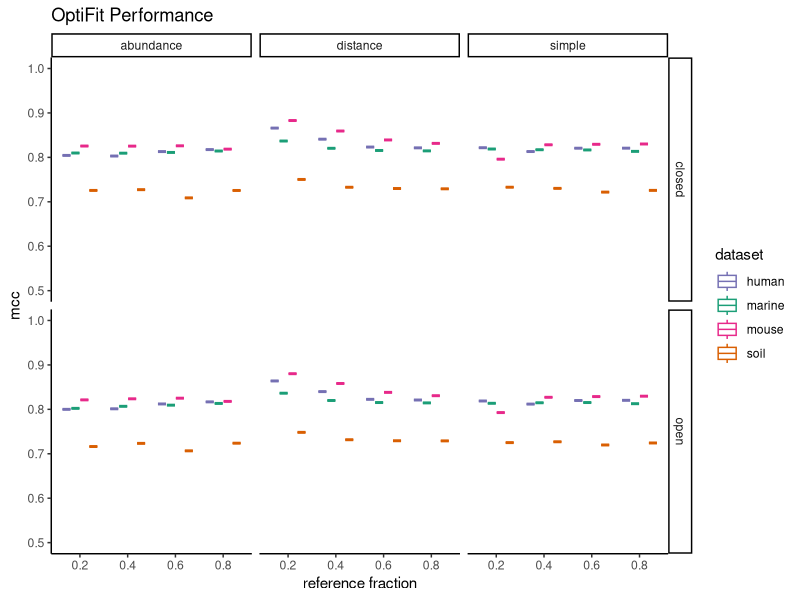
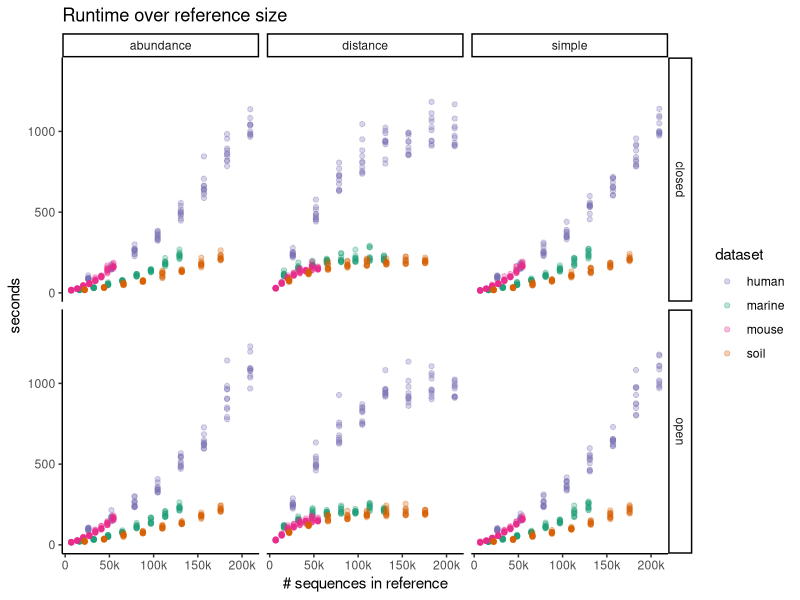
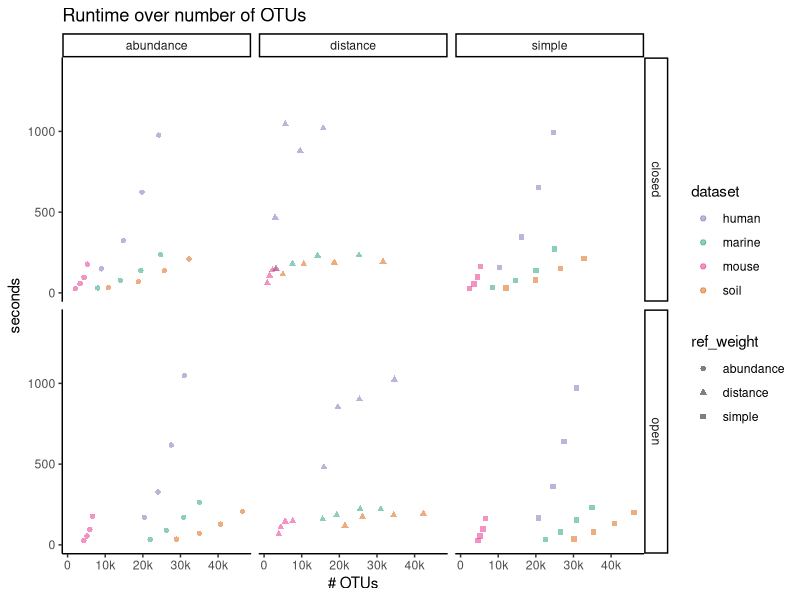
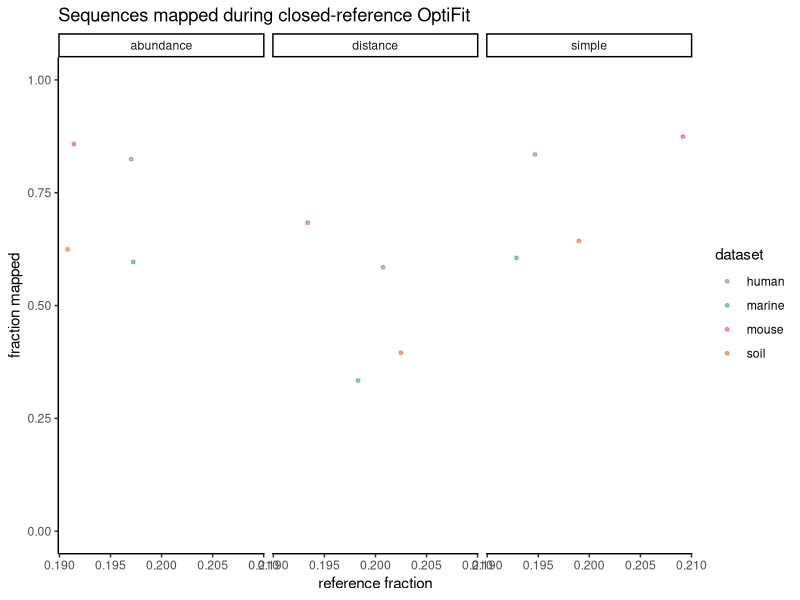

R code for these plots, in order:
## ---- chunk 1
knitr::opts_chunk$set(echo = TRUE,
                      message = FALSE,
                      fig.path = "figures/"
                      )
## ---- chunk 2
library(cowplot)
library(ggtext)
library(here)
library(knitr)
library(tidyverse)
theme_set(theme_classic())
color_palette <- RColorBrewer::brewer.pal(4, "Dark2")
dataset_colors <- c(
  human = color_palette[[3]],
  marine = color_palette[[1]],
  mouse = color_palette[[4]],
  soil = color_palette[[2]]
)
## ---- chunk 3
sensspec_fit <-
  read_tsv(here('subworkflows/3_fit_sample_subset/results/sensspec.tsv'))
## ---- chunk 4
sensspec_fit %>%
  ggplot(aes(x = as.factor(ref_frac), y = mcc, color = dataset)) +
  geom_boxplot() +
  scale_color_manual(values = dataset_colors) +
  ylim(0.5, 1) +
  facet_grid(method ~ ref_weight) +
  labs(title='OptiFit Performance',
       x='reference fraction')
## ---- chunk 5
runtime <- full_join(
  read_tsv(here('subworkflows/3_fit_sample_subset/results/benchmarks.tsv')),
  read_tsv(here('subworkflows/3_fit_sample_subset/results/input_sizes.tsv'))
  ) %>% 
  full_join(read_tsv(here('subworkflows/3_fit_sample_subset/results/gap_counts.tsv'))) %>% 
  mutate(num_total_seqs = num_ref_seqs + num_sample_seqs,
         gaps_frac = n_gaps / total_chars)
runtime %>% ggplot(aes(x=num_ref_seqs, y=s, color=dataset)) +
  geom_point(alpha = 0.3) +
  facet_grid(method ~ ref_weight) +
  scale_color_manual(values = dataset_colors) +
  scale_x_continuous(breaks = seq(0, 200000, 50000),
                     labels = c('0', '50k', '100k', '150k', '200k')) +
  labs(title = 'Runtime over reference size',
       x = '# sequences in reference',
       y = 'seconds')
## ---- chunk 6
runtime %>% full_join(sensspec_fit) %>% 
  ggplot(aes(x=numotus, y=s, color=dataset, shape = ref_weight)) +
  geom_point(alpha = 0.5) +
  facet_grid(method ~ ref_weight) +
  scale_color_manual(values = dataset_colors) +
  scale_x_continuous(breaks = seq(0, 40000, 10000),
                     labels = c('0', '10k', '20k', '30k', '40k')) +
  labs(title = 'Runtime over number of OTUs',
       x = '# OTUs',
       y = 'seconds')
## ---- chunk 7
fractions <- read_tsv(here('subworkflows/3_fit_sample_subset/results/fraction_reads_mapped.tsv'))
fractions %>% 
  group_by(dataset, ref_weight, ref_frac) %>% 
  ggplot(aes(x=ref_frac, y=fraction_mapped, color=dataset)) +
  geom_jitter(alpha = 0.5, width = 0.01, size=1) +
  scale_color_manual(values = dataset_colors) +
  facet_wrap("ref_weight") +
  ylim(0, 1) +
  labs(title="Sequences mapped during closed-reference OptiFit",
       x='reference fraction',
       y='fraction mapped')
